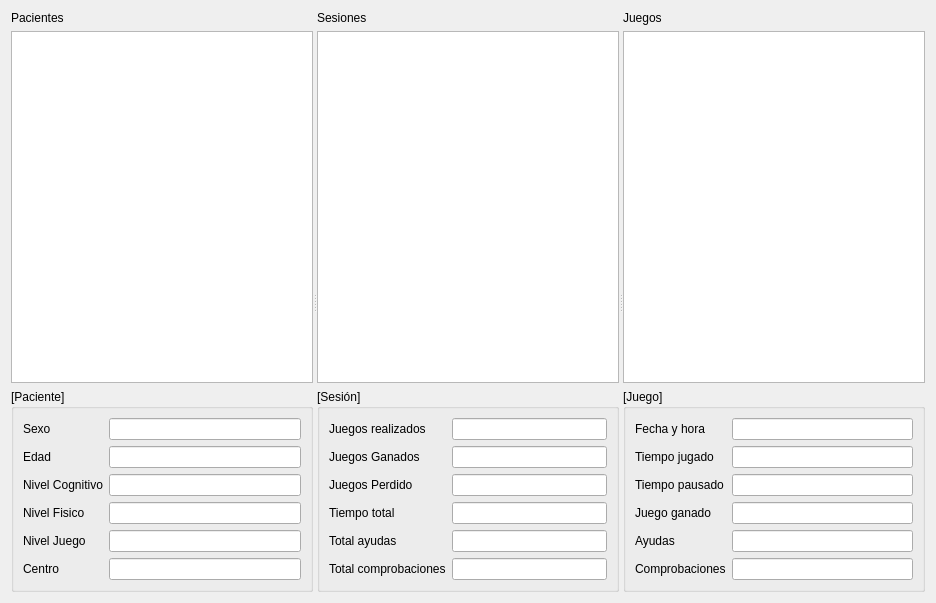
<?xml version="1.0" encoding="UTF-8"?>
<ui version="4.0">
 <class>Form</class>
 <widget class="QWidget" name="Form">
  <property name="geometry">
   <rect>
    <x>0</x>
    <y>0</y>
    <width>936</width>
    <height>603</height>
   </rect>
  </property>
  <property name="windowTitle">
   <string>Visualización de histórico</string>
  </property>
  <layout class="QVBoxLayout" name="verticalLayout_7">
   <item>
    <widget class="QSplitter" name="splitter">
     <property name="orientation">
      <enum>Qt::Horizontal</enum>
     </property>
     <widget class="QWidget" name="layoutWidget">
      <layout class="QVBoxLayout" name="verticalLayout_4" stretch="90,10">
       <item>
        <layout class="QVBoxLayout" name="verticalLayout_2">
         <item>
          <widget class="QLabel" name="label">
           <property name="text">
            <string>Pacientes</string>
           </property>
          </widget>
         </item>
         <item>
          <widget class="QListWidget" name="paciente_lw"/>
         </item>
        </layout>
       </item>
       <item>
        <widget class="QGroupBox" name="paciente_gb">
         <property name="title">
          <string>[Paciente]</string>
         </property>
         <layout class="QFormLayout" name="formLayout">
          <item row="0" column="0">
           <widget class="QLabel" name="label_4">
            <property name="text">
             <string>Sexo</string>
            </property>
           </widget>
          </item>
          <item row="1" column="0">
           <widget class="QLabel" name="label_17">
            <property name="text">
             <string>Edad</string>
            </property>
           </widget>
          </item>
          <item row="2" column="0">
           <widget class="QLabel" name="label_18">
            <property name="text">
             <string>Nivel Cognitivo</string>
            </property>
           </widget>
          </item>
          <item row="3" column="0">
           <widget class="QLabel" name="label_19">
            <property name="text">
             <string>Nivel Fisico</string>
            </property>
           </widget>
          </item>
          <item row="5" column="0">
           <widget class="QLabel" name="label_20">
            <property name="text">
             <string>Centro</string>
            </property>
           </widget>
          </item>
          <item row="4" column="0">
           <widget class="QLabel" name="label_21">
            <property name="text">
             <string>Nivel Juego</string>
            </property>
           </widget>
          </item>
          <item row="0" column="1">
           <widget class="QLineEdit" name="p_sexo_le">
            <property name="alignment">
             <set>Qt::AlignRight|Qt::AlignTrailing|Qt::AlignVCenter</set>
            </property>
            <property name="readOnly">
             <bool>true</bool>
            </property>
           </widget>
          </item>
          <item row="1" column="1">
           <widget class="QLineEdit" name="p_edad_le">
            <property name="alignment">
             <set>Qt::AlignRight|Qt::AlignTrailing|Qt::AlignVCenter</set>
            </property>
            <property name="readOnly">
             <bool>true</bool>
            </property>
           </widget>
          </item>
          <item row="2" column="1">
           <widget class="QLineEdit" name="p_ncog_le">
            <property name="alignment">
             <set>Qt::AlignRight|Qt::AlignTrailing|Qt::AlignVCenter</set>
            </property>
            <property name="readOnly">
             <bool>true</bool>
            </property>
           </widget>
          </item>
          <item row="3" column="1">
           <widget class="QLineEdit" name="p_nfisico_le">
            <property name="alignment">
             <set>Qt::AlignRight|Qt::AlignTrailing|Qt::AlignVCenter</set>
            </property>
            <property name="readOnly">
             <bool>true</bool>
            </property>
           </widget>
          </item>
          <item row="4" column="1">
           <widget class="QLineEdit" name="p_njuego_le">
            <property name="alignment">
             <set>Qt::AlignRight|Qt::AlignTrailing|Qt::AlignVCenter</set>
            </property>
            <property name="readOnly">
             <bool>true</bool>
            </property>
           </widget>
          </item>
          <item row="5" column="1">
           <widget class="QLineEdit" name="p_centro_le">
            <property name="alignment">
             <set>Qt::AlignRight|Qt::AlignTrailing|Qt::AlignVCenter</set>
            </property>
            <property name="readOnly">
             <bool>true</bool>
            </property>
           </widget>
          </item>
         </layout>
        </widget>
       </item>
      </layout>
     </widget>
     <widget class="QWidget" name="layoutWidget">
      <layout class="QVBoxLayout" name="verticalLayout_5" stretch="90,10">
       <item>
        <layout class="QVBoxLayout" name="verticalLayout">
         <item>
          <widget class="QLabel" name="label_2">
           <property name="text">
            <string>Sesiones</string>
           </property>
          </widget>
         </item>
         <item>
          <widget class="QListWidget" name="sesion_lw"/>
         </item>
        </layout>
       </item>
       <item>
        <widget class="QGroupBox" name="sesion_gb">
         <property name="title">
          <string>[Sesión]</string>
         </property>
         <layout class="QFormLayout" name="formLayout_2">
          <item row="0" column="0">
           <widget class="QLabel" name="label_5">
            <property name="text">
             <string>Juegos realizados</string>
            </property>
           </widget>
          </item>
          <item row="1" column="0">
           <widget class="QLabel" name="label_6">
            <property name="text">
             <string>Juegos Ganados</string>
            </property>
           </widget>
          </item>
          <item row="2" column="0">
           <widget class="QLabel" name="label_10">
            <property name="text">
             <string>Juegos Perdido</string>
            </property>
           </widget>
          </item>
          <item row="3" column="0">
           <widget class="QLabel" name="label_7">
            <property name="text">
             <string>Tiempo total</string>
            </property>
           </widget>
          </item>
          <item row="4" column="0">
           <widget class="QLabel" name="label_8">
            <property name="text">
             <string>Total ayudas</string>
            </property>
           </widget>
          </item>
          <item row="5" column="0">
           <widget class="QLabel" name="label_9">
            <property name="text">
             <string>Total comprobaciones</string>
            </property>
           </widget>
          </item>
          <item row="0" column="1">
           <widget class="QLineEdit" name="s_ngames_le">
            <property name="alignment">
             <set>Qt::AlignRight|Qt::AlignTrailing|Qt::AlignVCenter</set>
            </property>
            <property name="readOnly">
             <bool>true</bool>
            </property>
           </widget>
          </item>
          <item row="1" column="1">
           <widget class="QLineEdit" name="s_win_le">
            <property name="alignment">
             <set>Qt::AlignRight|Qt::AlignTrailing|Qt::AlignVCenter</set>
            </property>
            <property name="readOnly">
             <bool>true</bool>
            </property>
           </widget>
          </item>
          <item row="2" column="1">
           <widget class="QLineEdit" name="s_lost_le">
            <property name="alignment">
             <set>Qt::AlignRight|Qt::AlignTrailing|Qt::AlignVCenter</set>
            </property>
            <property name="readOnly">
             <bool>true</bool>
            </property>
           </widget>
          </item>
          <item row="3" column="1">
           <widget class="QLineEdit" name="s_time_le">
            <property name="alignment">
             <set>Qt::AlignRight|Qt::AlignTrailing|Qt::AlignVCenter</set>
            </property>
            <property name="readOnly">
             <bool>true</bool>
            </property>
           </widget>
          </item>
          <item row="4" column="1">
           <widget class="QLineEdit" name="s_help_le">
            <property name="alignment">
             <set>Qt::AlignRight|Qt::AlignTrailing|Qt::AlignVCenter</set>
            </property>
            <property name="readOnly">
             <bool>true</bool>
            </property>
           </widget>
          </item>
          <item row="5" column="1">
           <widget class="QLineEdit" name="s_check_le">
            <property name="alignment">
             <set>Qt::AlignRight|Qt::AlignTrailing|Qt::AlignVCenter</set>
            </property>
            <property name="readOnly">
             <bool>true</bool>
            </property>
           </widget>
          </item>
         </layout>
        </widget>
       </item>
      </layout>
     </widget>
     <widget class="QWidget" name="layoutWidget">
      <layout class="QVBoxLayout" name="verticalLayout_6" stretch="90,10">
       <item>
        <layout class="QVBoxLayout" name="verticalLayout_3">
         <item>
          <widget class="QLabel" name="label_3">
           <property name="text">
            <string>Juegos</string>
           </property>
          </widget>
         </item>
         <item>
          <widget class="QListWidget" name="juego_lw"/>
         </item>
        </layout>
       </item>
       <item>
        <widget class="QGroupBox" name="juego_gb">
         <property name="title">
          <string>[Juego]</string>
         </property>
         <layout class="QFormLayout" name="formLayout_3">
          <item row="0" column="0">
           <widget class="QLabel" name="label_11">
            <property name="text">
             <string>Fecha y hora</string>
            </property>
           </widget>
          </item>
          <item row="1" column="0">
           <widget class="QLabel" name="label_12">
            <property name="text">
             <string>Tiempo jugado</string>
            </property>
           </widget>
          </item>
          <item row="2" column="0">
           <widget class="QLabel" name="label_13">
            <property name="text">
             <string>Tiempo pausado</string>
            </property>
           </widget>
          </item>
          <item row="3" column="0">
           <widget class="QLabel" name="label_14">
            <property name="text">
             <string>Juego ganado</string>
            </property>
           </widget>
          </item>
          <item row="4" column="0">
           <widget class="QLabel" name="label_15">
            <property name="text">
             <string>Ayudas</string>
            </property>
           </widget>
          </item>
          <item row="5" column="0">
           <widget class="QLabel" name="label_16">
            <property name="text">
             <string>Comprobaciones</string>
            </property>
           </widget>
          </item>
          <item row="0" column="1">
           <widget class="QLineEdit" name="j_fecha_le">
            <property name="alignment">
             <set>Qt::AlignRight|Qt::AlignTrailing|Qt::AlignVCenter</set>
            </property>
            <property name="readOnly">
             <bool>true</bool>
            </property>
           </widget>
          </item>
          <item row="1" column="1">
           <widget class="QLineEdit" name="j_tjugado_le">
            <property name="alignment">
             <set>Qt::AlignRight|Qt::AlignTrailing|Qt::AlignVCenter</set>
            </property>
            <property name="readOnly">
             <bool>true</bool>
            </property>
           </widget>
          </item>
          <item row="2" column="1">
           <widget class="QLineEdit" name="j_tpausado_le">
            <property name="alignment">
             <set>Qt::AlignRight|Qt::AlignTrailing|Qt::AlignVCenter</set>
            </property>
            <property name="readOnly">
             <bool>true</bool>
            </property>
           </widget>
          </item>
          <item row="3" column="1">
           <widget class="QLineEdit" name="j_ganado_le">
            <property name="alignment">
             <set>Qt::AlignRight|Qt::AlignTrailing|Qt::AlignVCenter</set>
            </property>
            <property name="readOnly">
             <bool>true</bool>
            </property>
           </widget>
          </item>
          <item row="4" column="1">
           <widget class="QLineEdit" name="j_ayudas_le">
            <property name="alignment">
             <set>Qt::AlignRight|Qt::AlignTrailing|Qt::AlignVCenter</set>
            </property>
            <property name="readOnly">
             <bool>true</bool>
            </property>
           </widget>
          </item>
          <item row="5" column="1">
           <widget class="QLineEdit" name="j_comprobaciones_le">
            <property name="alignment">
             <set>Qt::AlignRight|Qt::AlignTrailing|Qt::AlignVCenter</set>
            </property>
            <property name="readOnly">
             <bool>true</bool>
            </property>
           </widget>
          </item>
         </layout>
        </widget>
       </item>
      </layout>
     </widget>
    </widget>
   </item>
  </layout>
 </widget>
 <resources/>
 <connections/>
</ui>
